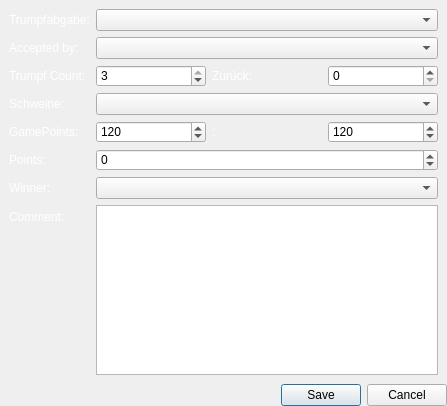
<?xml version="1.0" encoding="UTF-8"?>
<ui version="4.0">
 <class>NewRoundDialog</class>
 <widget class="QWidget" name="NewRoundDialog">
  <property name="geometry">
   <rect>
    <x>0</x>
    <y>0</y>
    <width>447</width>
    <height>406</height>
   </rect>
  </property>
  <property name="windowTitle">
   <string>New Round</string>
  </property>
  <property name="styleSheet">
   <string notr="true">QLabel { color: white; }
QDialog { background: rgb(51,51,51)}
QCheckBox { color: white; }</string>
  </property>
  <layout class="QVBoxLayout" name="verticalLayout">
   <property name="spacing">
    <number>0</number>
   </property>
   <property name="leftMargin">
    <number>0</number>
   </property>
   <property name="topMargin">
    <number>0</number>
   </property>
   <property name="rightMargin">
    <number>0</number>
   </property>
   <property name="bottomMargin">
    <number>0</number>
   </property>
   <item>
    <widget class="QStackedWidget" name="stackedWidget">
     <property name="currentIndex">
      <number>3</number>
     </property>
     <widget class="QWidget" name="page_3">
      <layout class="QFormLayout" name="formLayout_3">
       <property name="fieldGrowthPolicy">
        <enum>QFormLayout::FieldsStayAtSizeHint</enum>
       </property>
       <item row="0" column="0">
        <widget class="QLabel" name="label">
         <property name="text">
          <string>Re:</string>
         </property>
        </widget>
       </item>
       <item row="0" column="1">
        <widget class="PlayersComboBox" name="comboBoxNormalRe1"/>
       </item>
       <item row="1" column="1">
        <widget class="PlayersComboBox" name="comboBoxNormalRe2"/>
       </item>
       <item row="2" column="0">
        <widget class="QLabel" name="label_11">
         <property name="text">
          <string>Schweine:</string>
         </property>
        </widget>
       </item>
       <item row="2" column="1">
        <widget class="PlayersComboBox" name="comboBoxNormalSchweine"/>
       </item>
       <item row="4" column="0">
        <widget class="QLabel" name="label_3">
         <property name="text">
          <string>Points:</string>
         </property>
        </widget>
       </item>
       <item row="4" column="1">
        <layout class="QHBoxLayout" name="horizontalLayout_2">
         <item>
          <widget class="QSpinBox" name="spinBoxNormalPoints">
           <property name="minimum">
            <number>-1000</number>
           </property>
           <property name="maximum">
            <number>1000</number>
           </property>
          </widget>
         </item>
        </layout>
       </item>
       <item row="6" column="0">
        <widget class="QLabel" name="label_21">
         <property name="text">
          <string>Winner:</string>
         </property>
        </widget>
       </item>
       <item row="6" column="1">
        <widget class="QComboBox" name="comboBoxWinner"/>
       </item>
       <item row="8" column="0">
        <widget class="QLabel" name="label_4">
         <property name="text">
          <string>Comment:</string>
         </property>
        </widget>
       </item>
       <item row="8" column="1">
        <widget class="QTextEdit" name="textEditNormalComment"/>
       </item>
       <item row="3" column="0">
        <widget class="QLabel" name="label_27">
         <property name="text">
          <string>GamePoints:</string>
         </property>
        </widget>
       </item>
       <item row="3" column="1">
        <layout class="QHBoxLayout" name="horizontalLayout_5">
         <item>
          <widget class="QSpinBox" name="spinBoxNormalRePoints">
           <property name="maximum">
            <number>240</number>
           </property>
           <property name="value">
            <number>120</number>
           </property>
          </widget>
         </item>
         <item>
          <widget class="QLabel" name="label_28">
           <property name="text">
            <string>:</string>
           </property>
          </widget>
         </item>
         <item>
          <widget class="QSpinBox" name="spinBoxNormalContraPoints">
           <property name="maximum">
            <number>240</number>
           </property>
           <property name="value">
            <number>120</number>
           </property>
          </widget>
         </item>
        </layout>
       </item>
      </layout>
     </widget>
     <widget class="QWidget" name="page_2">
      <layout class="QFormLayout" name="formLayout">
       <property name="fieldGrowthPolicy">
        <enum>QFormLayout::FieldsStayAtSizeHint</enum>
       </property>
       <item row="0" column="0">
        <widget class="QLabel" name="label_5">
         <property name="text">
          <string>Hochzeit:</string>
         </property>
        </widget>
       </item>
       <item row="0" column="1">
        <widget class="PlayersComboBox" name="comboBoxHochzeitHochzeit"/>
       </item>
       <item row="3" column="0">
        <widget class="QLabel" name="label_10">
         <property name="text">
          <string>Schweine:</string>
         </property>
        </widget>
       </item>
       <item row="3" column="1">
        <widget class="PlayersComboBox" name="comboBoxHochzeitSchweine"/>
       </item>
       <item row="5" column="0">
        <widget class="QLabel" name="label_8">
         <property name="text">
          <string>Points:</string>
         </property>
        </widget>
       </item>
       <item row="5" column="1">
        <widget class="QSpinBox" name="spinBoxHochzeitPoints">
         <property name="minimum">
          <number>-1000</number>
         </property>
         <property name="maximum">
          <number>1000</number>
         </property>
        </widget>
       </item>
       <item row="6" column="0">
        <widget class="QLabel" name="label_22">
         <property name="text">
          <string>Winner:</string>
         </property>
        </widget>
       </item>
       <item row="6" column="1">
        <widget class="QComboBox" name="comboBoxHochzeitWinner"/>
       </item>
       <item row="7" column="0">
        <widget class="QLabel" name="label_9">
         <property name="text">
          <string>Comment:</string>
         </property>
        </widget>
       </item>
       <item row="7" column="1">
        <widget class="QTextEdit" name="textEditHochzeitComment"/>
       </item>
       <item row="1" column="1">
        <layout class="QHBoxLayout" name="horizontalLayout_3">
         <property name="leftMargin">
          <number>0</number>
         </property>
         <property name="topMargin">
          <number>0</number>
         </property>
         <item>
          <widget class="PlayersComboBox" name="comboBoxHochzeitFellow"/>
         </item>
         <item>
          <widget class="QComboBox" name="comboBoxHochzeitDecision">
           <item>
            <property name="text">
             <string>Erster Fehl</string>
            </property>
           </item>
           <item>
            <property name="text">
             <string>Erster Trumpf</string>
            </property>
           </item>
          </widget>
         </item>
        </layout>
       </item>
       <item row="1" column="0">
        <widget class="QLabel" name="label_6">
         <property name="text">
          <string>Fellow Player:</string>
         </property>
        </widget>
       </item>
       <item row="4" column="0">
        <widget class="QLabel" name="label_29">
         <property name="text">
          <string>GamePoints:</string>
         </property>
        </widget>
       </item>
       <item row="4" column="1">
        <layout class="QHBoxLayout" name="horizontalLayout_6">
         <item>
          <widget class="QSpinBox" name="spinBoxHochzeitRePoints">
           <property name="maximum">
            <number>240</number>
           </property>
           <property name="value">
            <number>120</number>
           </property>
          </widget>
         </item>
         <item>
          <widget class="QLabel" name="label_30">
           <property name="text">
            <string>:</string>
           </property>
          </widget>
         </item>
         <item>
          <widget class="QSpinBox" name="spinBoxHochzeitContraPoints">
           <property name="maximum">
            <number>240</number>
           </property>
           <property name="value">
            <number>120</number>
           </property>
          </widget>
         </item>
        </layout>
       </item>
      </layout>
     </widget>
     <widget class="QWidget" name="page">
      <layout class="QFormLayout" name="formLayout_2">
       <property name="fieldGrowthPolicy">
        <enum>QFormLayout::FieldsStayAtSizeHint</enum>
       </property>
       <item row="0" column="0">
        <widget class="QLabel" name="label_12">
         <property name="text">
          <string>Solo:</string>
         </property>
        </widget>
       </item>
       <item row="0" column="1">
        <widget class="PlayersComboBox" name="comboBoxSoloPlayer"/>
       </item>
       <item row="1" column="0">
        <widget class="QLabel" name="label_13">
         <property name="text">
          <string>Solo type:</string>
         </property>
        </widget>
       </item>
       <item row="1" column="1">
        <widget class="QComboBox" name="comboBoxSoloType"/>
       </item>
       <item row="5" column="0">
        <widget class="QLabel" name="label_16">
         <property name="text">
          <string>Schweine:</string>
         </property>
        </widget>
       </item>
       <item row="5" column="1">
        <widget class="PlayersComboBox" name="comboBoxSoloSchweine"/>
       </item>
       <item row="8" column="0">
        <widget class="QLabel" name="label_14">
         <property name="text">
          <string>Points:</string>
         </property>
        </widget>
       </item>
       <item row="8" column="1">
        <widget class="QSpinBox" name="spinBoxSoloPoints">
         <property name="minimum">
          <number>-1000</number>
         </property>
         <property name="maximum">
          <number>1000</number>
         </property>
        </widget>
       </item>
       <item row="10" column="0">
        <widget class="QLabel" name="label_15">
         <property name="text">
          <string>Comment:</string>
         </property>
        </widget>
       </item>
       <item row="10" column="1">
        <widget class="QTextEdit" name="textEditSoloComment"/>
       </item>
       <item row="2" column="0">
        <widget class="QLabel" name="label_2">
         <property name="text">
          <string>Pflicht:</string>
         </property>
        </widget>
       </item>
       <item row="2" column="1">
        <widget class="QCheckBox" name="checkBoxSoloPflicht">
         <property name="text">
          <string/>
         </property>
         <property name="checked">
          <bool>true</bool>
         </property>
        </widget>
       </item>
       <item row="9" column="1">
        <widget class="QComboBox" name="comboBoxSoloWinner"/>
       </item>
       <item row="9" column="0">
        <widget class="QLabel" name="label_23">
         <property name="text">
          <string>Winner:</string>
         </property>
        </widget>
       </item>
       <item row="3" column="1">
        <layout class="QHBoxLayout" name="horizontalLayout_4">
         <property name="leftMargin">
          <number>0</number>
         </property>
         <property name="topMargin">
          <number>0</number>
         </property>
         <item>
          <widget class="PlayersComboBox" name="comboBoxSoloHochzeit"/>
         </item>
         <item>
          <widget class="QComboBox" name="comboBoxSoloHochzeitDecision">
           <item>
            <property name="text">
             <string>---</string>
            </property>
           </item>
           <item>
            <property name="text">
             <string>Erster Fehl</string>
            </property>
           </item>
           <item>
            <property name="text">
             <string>Erster Trumpf</string>
            </property>
           </item>
          </widget>
         </item>
        </layout>
       </item>
       <item row="3" column="0">
        <widget class="QLabel" name="label_25">
         <property name="text">
          <string>Hochzeit:</string>
         </property>
        </widget>
       </item>
       <item row="7" column="0">
        <widget class="QLabel" name="label_31">
         <property name="text">
          <string>GamePoints:</string>
         </property>
        </widget>
       </item>
       <item row="7" column="1">
        <layout class="QHBoxLayout" name="horizontalLayout_7">
         <item>
          <widget class="QSpinBox" name="spinBoxSoloRePoints">
           <property name="maximum">
            <number>240</number>
           </property>
           <property name="value">
            <number>120</number>
           </property>
          </widget>
         </item>
         <item>
          <widget class="QLabel" name="label_32">
           <property name="text">
            <string>:</string>
           </property>
          </widget>
         </item>
         <item>
          <widget class="QSpinBox" name="spinBoxSoloContraPoints">
           <property name="maximum">
            <number>240</number>
           </property>
           <property name="value">
            <number>120</number>
           </property>
          </widget>
         </item>
        </layout>
       </item>
      </layout>
     </widget>
     <widget class="QWidget" name="page_4">
      <layout class="QFormLayout" name="formLayout_4">
       <item row="0" column="0">
        <widget class="QLabel" name="label_17">
         <property name="text">
          <string>Trumpfabgabe:</string>
         </property>
        </widget>
       </item>
       <item row="1" column="0">
        <widget class="QLabel" name="label_18">
         <property name="text">
          <string>Accepted by:</string>
         </property>
        </widget>
       </item>
       <item row="0" column="1">
        <widget class="PlayersComboBox" name="comboBoxTrumpfabgabePlayer"/>
       </item>
       <item row="1" column="1">
        <widget class="PlayersComboBox" name="comboBoxTrumpfabgabeAccept"/>
       </item>
       <item row="3" column="0">
        <widget class="QLabel" name="label_19">
         <property name="text">
          <string>Schweine:</string>
         </property>
        </widget>
       </item>
       <item row="3" column="1">
        <widget class="PlayersComboBox" name="comboBoxTrumpfabgabeSchweine"/>
       </item>
       <item row="6" column="0">
        <widget class="QLabel" name="label_7">
         <property name="text">
          <string>Points:</string>
         </property>
        </widget>
       </item>
       <item row="8" column="0">
        <widget class="QLabel" name="label_20">
         <property name="text">
          <string>Comment:</string>
         </property>
        </widget>
       </item>
       <item row="8" column="1">
        <widget class="QTextEdit" name="textEditTrumpfabgabeComment">
         <property name="html">
          <string>&lt;!DOCTYPE HTML PUBLIC &quot;-//W3C//DTD HTML 4.0//EN&quot; &quot;http://www.w3.org/TR/REC-html40/strict.dtd&quot;&gt;
&lt;html&gt;&lt;head&gt;&lt;meta name=&quot;qrichtext&quot; content=&quot;1&quot; /&gt;&lt;style type=&quot;text/css&quot;&gt;
p, li { white-space: pre-wrap; }
&lt;/style&gt;&lt;/head&gt;&lt;body style=&quot; font-family:'.Lucida Grande UI'; font-size:13pt; font-weight:400; font-style:normal;&quot;&gt;
&lt;p style=&quot;-qt-paragraph-type:empty; margin-top:0px; margin-bottom:0px; margin-left:0px; margin-right:0px; -qt-block-indent:0; text-indent:0px; font-family:'Lucida Grande';&quot;&gt;&lt;br /&gt;&lt;/p&gt;&lt;/body&gt;&lt;/html&gt;</string>
         </property>
        </widget>
       </item>
       <item row="6" column="1">
        <widget class="QSpinBox" name="spinBoxTrumpfabgabePoints">
         <property name="minimum">
          <number>-1000</number>
         </property>
         <property name="maximum">
          <number>1000</number>
         </property>
        </widget>
       </item>
       <item row="7" column="0">
        <widget class="QLabel" name="label_24">
         <property name="text">
          <string>Winner:</string>
         </property>
        </widget>
       </item>
       <item row="7" column="1">
        <widget class="QComboBox" name="comboBoxTrumpfabgabeWinner"/>
       </item>
       <item row="2" column="0">
        <widget class="QLabel" name="label_26">
         <property name="text">
          <string>Trumpf Count:</string>
         </property>
        </widget>
       </item>
       <item row="2" column="1">
        <layout class="QHBoxLayout" name="horizontalLayout">
         <property name="leftMargin">
          <number>0</number>
         </property>
         <property name="topMargin">
          <number>0</number>
         </property>
         <item>
          <widget class="QSpinBox" name="spinBoxTrumpfCount">
           <property name="minimum">
            <number>1</number>
           </property>
           <property name="maximum">
            <number>3</number>
           </property>
           <property name="value">
            <number>3</number>
           </property>
          </widget>
         </item>
         <item>
          <widget class="QLabel" name="label_35">
           <property name="text">
            <string>Zurück:</string>
           </property>
          </widget>
         </item>
         <item>
          <widget class="QSpinBox" name="spinBoxTrumpfZurueck">
           <property name="maximum">
            <number>3</number>
           </property>
          </widget>
         </item>
        </layout>
       </item>
       <item row="4" column="0">
        <widget class="QLabel" name="label_33">
         <property name="text">
          <string>GamePoints:</string>
         </property>
        </widget>
       </item>
       <item row="4" column="1">
        <layout class="QHBoxLayout" name="horizontalLayout_8">
         <item>
          <widget class="QSpinBox" name="spinBoxTrumpfabgabeRePoints">
           <property name="maximum">
            <number>240</number>
           </property>
           <property name="value">
            <number>120</number>
           </property>
          </widget>
         </item>
         <item>
          <widget class="QLabel" name="label_34">
           <property name="text">
            <string>:</string>
           </property>
          </widget>
         </item>
         <item>
          <widget class="QSpinBox" name="spinBoxTrumpfabgabeContraPoints">
           <property name="maximum">
            <number>240</number>
           </property>
           <property name="value">
            <number>120</number>
           </property>
          </widget>
         </item>
        </layout>
       </item>
      </layout>
     </widget>
    </widget>
   </item>
   <item>
    <widget class="QWidget" name="widget" native="true">
     <layout class="QVBoxLayout" name="verticalLayout_2">
      <property name="leftMargin">
       <number>0</number>
      </property>
      <property name="topMargin">
       <number>0</number>
      </property>
      <property name="rightMargin">
       <number>0</number>
      </property>
      <property name="bottomMargin">
       <number>0</number>
      </property>
      <item>
       <widget class="QDialogButtonBox" name="buttonBox">
        <property name="standardButtons">
         <set>QDialogButtonBox::Cancel|QDialogButtonBox::Save</set>
        </property>
       </widget>
      </item>
     </layout>
    </widget>
   </item>
  </layout>
 </widget>
 <customwidgets>
  <customwidget>
   <class>PlayersComboBox</class>
   <extends>QComboBox</extends>
   <header location="global">ui/widgets/playerscombobox.h</header>
  </customwidget>
 </customwidgets>
 <resources/>
 <connections/>
</ui>
